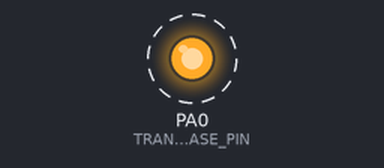
This program was run on a simulated ATmega32, built with avr-gcc and emulated at 8 MHz. Parts: output pins drawn as LEDs (lit = HIGH). Dashed ring = blinking.

Above: at 0.5 s.
Timing chart, 0 to 4.8 s (numbered marks = the images above):
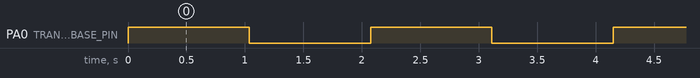

Measured:
- by itself, PA0 (TRANSISTOR_BASE_PIN): alternates HIGH for 1.0 s and LOW for 1.0 s

The program:

main.c
```c
/********************************************************************************************/
/********************************************************************************************/
/********************			Author: Hosam Ayoub			*********************************/
/********************************************************************************************/
/********************************************************************************************/
#include "../LIB/STD_TYPES.h"
#include "../LIB/BIT_MATH.h"
#include "../MCAL/DIO/DIO_interface.h"
#include "../HAL/Transistor/Transistor_interface.h"
#define F_CPU 8000000UL
#include <util/delay.h>

void main(void)
{
	Transisor_voidIntialization();

	while (1)
	{
		Transisor_voidSaturationMode();
		_delay_ms(1000);
		Transisor_voidCutOffMode();
		_delay_ms(1000);
	}
}
```

Transistor_config.h
```c
/********************************************************************************************/
/********************************************************************************************/
/********************			Author: Hosam Ayoub			*********************************/
/********************			Layer: HAL					*********************************/
/********************			SWC: Transistor				*********************************/
/********************			Version: 1.00				*********************************/
/********************************************************************************************/
/********************************************************************************************/
#ifndef TRANSISOTR_CONFIG_H
#define TRANSISTOR_CONFIG_H

#define TRANSISTOR_BASE_PORT	DIO_PORTA
#define TRANSISTOR_BASE_PIN		DIO_PIN0

#endif
```

Transistor_interface.h
```c
/********************************************************************************************/
/********************************************************************************************/
/********************			Author: Hosam Ayoub			*********************************/
/********************			Layer: HAL					*********************************/
/********************			SWC: Transistor				*********************************/
/********************			Version: 1.00				*********************************/
/********************************************************************************************/
/********************************************************************************************/
#ifndef TRANSISOTR_INTERFACE_H
#define TRANSISTOR_INTERFACE_H

void Transisor_voidIntialization(void);
void Transisor_voidCutOffMode(void);
void Transisor_voidSaturationMode(void);

#endif
```

Transistor_program.c
```c
/********************************************************************************************/
/********************************************************************************************/
/********************			Author: Hosam Ayoub			*********************************/
/********************			Layer: HAL					*********************************/
/********************			SWC: Transistor				*********************************/
/********************			Version: 1.00				*********************************/
/********************************************************************************************/
/********************************************************************************************/
#include "../../LIB/STD_TYPES.h"
#include "../../MCAL/DIO/DIO_interface.h"
#include "Transistor_interface.h"
#include "Transistor_private.h"
#include "Transistor_config.h"


void Transisor_voidIntialization(void)
{
	DIO_u8SetPinDirection(TRANSISTOR_BASE_PORT, TRANSISTOR_BASE_PIN, DIO_PIN_OUTPUT);
}

void Transisor_voidSaturationMode(void)
{
	DIO_u8SetPinValue(TRANSISTOR_BASE_PORT, TRANSISTOR_BASE_PIN, DIO_PIN_HIGH);
}

void Transisor_voidCutOffMode(void)
{
	DIO_u8SetPinValue(TRANSISTOR_BASE_PORT, TRANSISTOR_BASE_PIN, DIO_PIN_LOW);
}
```

Transistor_private.h
```c
/********************************************************************************************/
/********************************************************************************************/
/********************			Author: Hosam Ayoub			*********************************/
/********************			Layer: HAL					*********************************/
/********************			SWC: Transistor				*********************************/
/********************			Version: 1.00				*********************************/
/********************************************************************************************/
/********************************************************************************************/
#ifndef TRANSISOTR_PRIVATE_H
#define TRANSISTOR_PRIVATE_H


#endif
```

BIT_MATH.h
```c
/********************************************************************************************/
/********************************************************************************************/
/********************			Author: Hosam Ayoub			*********************************/
/********************************************************************************************/
/********************************************************************************************/
#ifndef 	BIT_MATH_H
#define BIT_MATH_H

#define SET_BIT(REG,BIT) (REG) |=  (1 << (BIT))
#define CLR_BIT(REG,BIT) (REG) &= ~(1 << (BIT))
#define TOG_BIT(REG,BIT) (REG) ^=  (1 << (BIT))
#define GET_BIT(REG,BIT) (((REG) >> (BIT)) & 0x01)


#endif
```

STD_TYPES.h
```c
/********************************************************************************************/
/********************************************************************************************/
/********************			Author: Hosam Ayoub			*********************************/
/********************************************************************************************/
/********************************************************************************************/
#ifndef	STD_TYPES_H
#define STD_TYPES_H

typedef unsigned char			u8;
typedef signed char 				s8;

typedef short unsigned int		u16;
typedef short signed int 		s16;

typedef unsigned int 			u32;
typedef signed int 				s32;

typedef float 						f32;
typedef double 						f64;
typedef long double				f96;

#define NULL 0

#endif
```

DIO_config.h
```c
/********************************************************************************************/
/********************************************************************************************/
/********************			Author: Hosam Ayoub			*********************************/
/********************			Layer: MCAL					*********************************/
/********************			SWC: DIO					*********************************/
/********************			Version: 1.00				*********************************/
/********************************************************************************************/
/********************************************************************************************/
#ifndef DIO_CONFIG_H
#define DIO_CONFIG_H


#endif
```

DIO_interface.h
```c
/********************************************************************************************/
/********************************************************************************************/
/********************			Author: Hosam Ayoub			*********************************/
/********************			Layer: MCAL					*********************************/
/********************			SWC: DIO					*********************************/
/********************			Version: 1.00				*********************************/
/********************************************************************************************/
/********************************************************************************************/
#ifndef DIO_INTERFACE_H
#define DIO_INTERFACE_H

#define DIO_PIN_INPUT		0
#define DIO_PIN_OUTPUT	    1

#define DIO_PIN_LOW		    0
#define DIO_PIN_HIGH	    1

#define DIO_PORTA		    0
#define DIO_PORTB		    1
#define DIO_PORTC		    2
#define DIO_PORTD		    3

#define DIO_PIN0		    0
#define DIO_PIN1		    1
#define DIO_PIN2		    2
#define DIO_PIN3		    3
#define DIO_PIN4		    4
#define DIO_PIN5		    5
#define DIO_PIN6		    6
#define DIO_PIN7		    7

#define DIO_NO_PULLUP	    0
#define DIO_PULLUP		    1

#define DIO_PORT_INPUT	    0
#define DIO_PORT_OUTPUT	    0xff

#define DIO_PORT_LOW	    0
#define DIO_PORT_HIGH	    0xff

#define DIO_OK				0
#define DIO_ERROR			1


u8 DIO_u8SetPortValue(u8 Copy_u8Port, u8 Copy_u8Value);
u8 DIO_u8SetPortDirection(u8 Copy_u8Port, u8 Copy_u8Direction);
u8 DIO_u8GetPortValue(u8 Copy_u8Port, u8 *Copy_u8Variable);

u8 DIO_u8SetPinValue(u8 Copy_u8Port, u8 Copy_u8Pin, u8 Copy_u8Value);
u8 DIO_u8SetPinDirection(u8 Copy_u8Port, u8 Copy_u8Pin, u8 Copy_u8Direction);
u8 DIO_u8GetPinValue(u8 Copy_u8Port, u8 Copy_u8Pin, u8 *Copy_u8Variable);


#endif
```

DIO_private.h
```c
/********************************************************************************************/
/********************************************************************************************/
/********************			Author: Hosam Ayoub			*********************************/
/********************			Layer: MCAL					*********************************/
/********************			SWC: DIO					*********************************/
/********************			Version: 1.00				*********************************/
/********************************************************************************************/
/********************************************************************************************/
#ifndef DIO_PRIVATE_H
#define DIO_PRIVATE_H

#define DDRA  	(*((volatile u8*)0x3A))
#define PORTA 	(*((volatile u8*)0x3B))
#define PINA  	(*((volatile u8*)0x39))

#define DDRB  	(*((volatile u8*)0x37))
#define PORTB	(*((volatile u8*)0x38))
#define PINB  	(*((volatile u8*)0x36))

#define DDRC  	(*((volatile u8*)0x34))
#define PORTC	(*((volatile u8*)0x35))
#define PINC	(*((volatile u8*)0x33))

#define DDRD  	(*((volatile u8*)0x31))
#define PORTD	(*((volatile u8*)0x32))
#define PIND	(*((volatile u8*)0x30))


#endif
```

DIO_program.c
```c
/********************************************************************************************/
/********************************************************************************************/
/********************			Author: Hosam Ayoub			*********************************/
/********************			Layer: MCAL					*********************************/
/********************			SWC: DIO					*********************************/
/********************			Version: 1.00				*********************************/
/********************************************************************************************/
/********************************************************************************************/
#include "../../LIB/STD_TYPES.h"
#include "../../LIB/BIT_MATH.h"
#include "DIO_interface.h"
#include "DIO_private.h"
#include "DIO_config.h"


u8 DIO_u8SetPortDirection(u8 Copy_u8Port, u8 Copy_u8Direction)
{
	u8 Local_u8RunState = DIO_OK;
	switch(Copy_u8Port)
	{
	case DIO_PORTA: DDRA = Copy_u8Direction; break;
	case DIO_PORTB:	DDRB = Copy_u8Direction; break;
	case DIO_PORTC: DDRC = Copy_u8Direction; break;
	case DIO_PORTD: DDRD = Copy_u8Direction; break;
	default: Local_u8RunState = DIO_ERROR;
	}
	return Local_u8RunState;
}


u8 DIO_u8SetPortValue(u8 Copy_u8Port, u8 Copy_u8Value)
{
	u8 Local_u8RunState = DIO_OK;
	switch(Copy_u8Port)
	{
	case DIO_PORTA: PORTA = Copy_u8Value; break;
	case DIO_PORTB:	PORTB = Copy_u8Value; break;
	case DIO_PORTC: PORTC = Copy_u8Value; break;
	case DIO_PORTD: PORTD = Copy_u8Value; break;
	default: Local_u8RunState = DIO_ERROR;
	}
	return Local_u8RunState;
}


u8 DIO_u8GetPortValue(u8 Copy_u8Port, u8 *Copy_u8Variable)
{
	u8 Local_u8RunState = DIO_OK;
	if(Copy_u8Variable != NULL)
	{
		switch(Copy_u8Port)
		{
		case DIO_PORTA: *Copy_u8Variable = PINA; break;
		case DIO_PORTB:	*Copy_u8Variable = PINB; break;
		case DIO_PORTC: *Copy_u8Variable = PINC; break;
		case DIO_PORTD: *Copy_u8Variable = PIND; break;
		default: Local_u8RunState = DIO_ERROR;
		}
	}
	else
	{
		Local_u8RunState = DIO_ERROR;
	}
	return Local_u8RunState;
}


u8 DIO_u8SetPinDirection(u8 Copy_u8Port, u8 Copy_u8Pin, u8 Copy_u8Direction)
{
	u8 Local_u8RunState = DIO_OK;
	if((Copy_u8Pin >= DIO_PIN0) && (Copy_u8Pin <= DIO_PIN7))
	{
		if(Copy_u8Direction == DIO_PIN_INPUT)
		{
			switch(Copy_u8Port)
			{
			case DIO_PORTA: CLR_BIT(DDRA, Copy_u8Pin); break;
			case DIO_PORTB:	CLR_BIT(DDRB, Copy_u8Pin); break;
			case DIO_PORTC: CLR_BIT(DDRC, Copy_u8Pin); break;
			case DIO_PORTD: CLR_BIT(DDRD, Copy_u8Pin); break;
			default: Local_u8RunState = DIO_ERROR;
			}
		}
		else if(Copy_u8Direction == DIO_PIN_OUTPUT)
		{
			switch(Copy_u8Port)
			{
			case DIO_PORTA: SET_BIT(DDRA, Copy_u8Pin); break;
			case DIO_PORTB:	SET_BIT(DDRB, Copy_u8Pin); break;
			case DIO_PORTC: SET_BIT(DDRC, Copy_u8Pin); break;
			case DIO_PORTD: SET_BIT(DDRD, Copy_u8Pin); break;
			default: Local_u8RunState = DIO_ERROR;
			}
		}
		else
		{
			Local_u8RunState = DIO_ERROR;
		}
	}
	else
	{
		Local_u8RunState = DIO_ERROR;
	}
	return Local_u8RunState;
}


u8 DIO_u8SetPinValue(u8 Copy_u8Port, u8 Copy_u8Pin, u8 Copy_u8Value)
{
	u8 Local_u8RunState = DIO_OK;
	if((Copy_u8Pin >= DIO_PIN0) && (Copy_u8Pin <= DIO_PIN7))
	{
		if(Copy_u8Value == DIO_PIN_LOW)
		{
			switch(Copy_u8Port)
			{
			case DIO_PORTA: CLR_BIT(PORTA, Copy_u8Pin); break;
			case DIO_PORTB:	CLR_BIT(PORTB, Copy_u8Pin); break;
			case DIO_PORTC: CLR_BIT(PORTC, Copy_u8Pin); break;
			case DIO_PORTD: CLR_BIT(PORTD, Copy_u8Pin); break;
			default: Local_u8RunState = DIO_ERROR;
			}
		}
		else if(Copy_u8Value == DIO_PIN_HIGH)
		{
			switch(Copy_u8Port)
			{
			case DIO_PORTA: SET_BIT(PORTA, Copy_u8Pin); break;
			case DIO_PORTB:	SET_BIT(PORTB, Copy_u8Pin); break;
			case DIO_PORTC: SET_BIT(PORTC, Copy_u8Pin); break;
			case DIO_PORTD: SET_BIT(PORTD, Copy_u8Pin); break;
			default: Local_u8RunState = DIO_ERROR;
			}
		}
		else
		{
			Local_u8RunState = DIO_ERROR;
		}
	}
	else
	{
		Local_u8RunState = DIO_ERROR;
	}
	return Local_u8RunState;
}


u8 DIO_u8GetPinValue(u8 Copy_u8Port, u8 Copy_u8Pin, u8 *Copy_u8Variable)
{
	u8 Local_u8RunState = DIO_OK;
	if((Copy_u8Pin >= DIO_PIN0) && (Copy_u8Pin <= DIO_PIN7) && (Copy_u8Variable != NULL))
	{
		switch(Copy_u8Port)
		{
		case DIO_PORTA: *Copy_u8Variable = GET_BIT(PINA, Copy_u8Pin); break;
		case DIO_PORTB:	*Copy_u8Variable = GET_BIT(PINB, Copy_u8Pin); break;
		case DIO_PORTC: *Copy_u8Variable = GET_BIT(PINC, Copy_u8Pin); break;
		case DIO_PORTD: *Copy_u8Variable = GET_BIT(PIND, Copy_u8Pin); break;
		default: Local_u8RunState = DIO_ERROR;
		}
	}
	else
	{
		Local_u8RunState = DIO_ERROR;
	}
	return Local_u8RunState;
}
```
